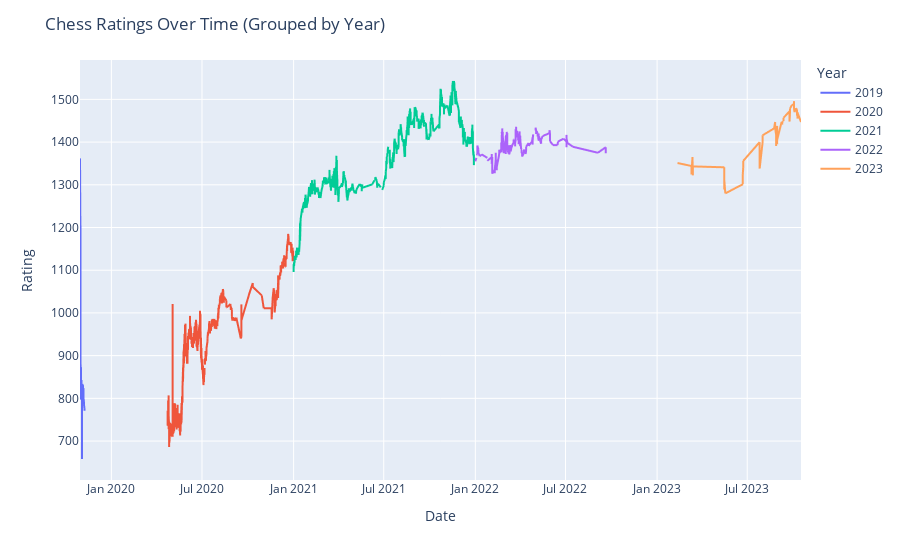

Notebook code cell kept with this figure:
### Code cell
ratings_df['Year'] = ratings_df['Date'].dt.year
years = ratings_df['Year'].unique()[:5]

# Create interactive line plots for each year
fig = px.line(ratings_df[ratings_df['Year'].isin(years)], x='Date', y='Rating', color='Year', labels={'Date': 'Date', 'Rating': 'Rating'})
fig.update_layout(title='Chess Ratings Over Time (Grouped by Year)', xaxis_title='Date', yaxis_title='Rating')

# Show the plot
fig.show()
plt.clf()

### Figure 1 — Plotly figure (JSON) as saved in the notebook; plotly's stock layout.template omitted (floating-point values rounded to 4 significant figures; data arrays with more than 128 entries replaced by an {"elided": "..."} marker saying what was removed)
{"data": [{"hovertemplate": "Year=2019<br>Date=%{x}<br>Rating=%{y}<extra></extra>", "legendgroup": "2019", "line": {"color": "#636efa", "dash": "solid"}, "marker": {"symbol": "circle"}, "mode": "lines", "name": "2019", "showlegend": true, "type": "scattergl", "x": ["2019-10-30T00:00:00", "2019-10-30T00:00:00", "2019-10-30T00:00:00", "2019-10-31T00:00:00", "2019-10-31T00:00:00", "2019-10-31T00:00:00", "2019-10-31T00:00:00", "2019-10-31T00:00:00", "2019-10-31T00:00:00", "2019-10-31T00:00:00", "2019-10-31T00:00:00", "2019-10-31T00:00:00", "2019-11-01T00:00:00", "2019-11-01T00:00:00", "2019-11-01T00:00:00", "2019-11-01T00:00:00", "2019-11-01T00:00:00", "2019-11-01T00:00:00", "2019-11-01T00:00:00", "2019-11-01T00:00:00", "2019-11-01T00:00:00", "2019-11-01T00:00:00", "2019-11-01T00:00:00", "2019-11-01T00:00:00", "2019-11-01T00:00:00", "2019-11-02T00:00:00", "2019-11-02T00:00:00", "2019-11-02T00:00:00", "2019-11-02T00:00:00", "2019-11-02T00:00:00", "2019-11-02T00:00:00", "2019-11-02T00:00:00", "2019-11-02T00:00:00", "2019-11-03T00:00:00", "2019-11-03T00:00:00", "2019-11-03T00:00:00", "2019-11-04T00:00:00", "2019-11-04T00:00:00", "2019-11-04T00:00:00", "2019-11-05T00:00:00", "2019-11-05T00:00:00", "2019-11-05T00:00:00", "2019-11-06T00:00:00", "2019-11-06T00:00:00", "2019-11-06T00:00:00", "2019-11-06T00:00:00", "2019-11-06T00:00:00", "2019-11-07T00:00:00", "2019-11-07T00:00:00", "2019-11-08T00:00:00", "2019-11-08T00:00:00"], "xaxis": "x", "y": [1151, 1238, 1362, 1147, 1041, 988, 948, 915, 1093, null, 1204, 889, 816, 814, 798, 811, 827, 827, 873, 854, 828, 812, 797, 818, 798, 822, 811, 823, 824, 829, 841, 843, 834, null, 658, 810, 823, 834, 826, 822, 831, 810, 824, 818, 816, 807, 800, 793, 785, 776, 771], "yaxis": "y"}, {"hovertemplate": "Year=2020<br>Date=%{x}<br>Rating=%{y}<extra></extra>", "legendgroup": "2020", "line": {"color": "#EF553B", "dash": "solid"}, "marker": {"symbol": "circle"}, "mode": "lines", "name": "2020", "showlegend": true, "type": "scattergl", "x": {"elided": "853 str values"}, "xaxis": "x", "y": {"elided": "853 int values"}, "yaxis": "y"}, {"hovertemplate": "Year=2021<br>Date=%{x}<br>Rating=%{y}<extra></extra>", "legendgroup": "2021", "line": {"color": "#00cc96", "dash": "solid"}, "marker": {"symbol": "circle"}, "mode": "lines", "name": "2021", "showlegend": true, "type": "scattergl", "x": {"elided": "831 str values"}, "xaxis": "x", "y": {"elided": "831 int values"}, "yaxis": "y"}, {"hovertemplate": "Year=2022<br>Date=%{x}<br>Rating=%{y}<extra></extra>", "legendgroup": "2022", "line": {"color": "#ab63fa", "dash": "solid"}, "marker": {"symbol": "circle"}, "mode": "lines", "name": "2022", "showlegend": true, "type": "scattergl", "x": {"elided": "275 str values"}, "xaxis": "x", "y": {"elided": "275 int values"}, "yaxis": "y"}, {"hovertemplate": "Year=2023<br>Date=%{x}<br>Rating=%{y}<extra></extra>", "legendgroup": "2023", "line": {"color": "#FFA15A", "dash": "solid"}, "marker": {"symbol": "circle"}, "mode": "lines", "name": "2023", "showlegend": true, "type": "scattergl", "x": ["2023-02-11T00:00:00", "2023-03-11T00:00:00", "2023-03-11T00:00:00", "2023-03-13T00:00:00", "2023-03-14T00:00:00", "2023-03-14T00:00:00", "2023-05-16T00:00:00", "2023-05-16T00:00:00", "2023-05-16T00:00:00", "2023-05-16T00:00:00", "2023-05-16T00:00:00", "2023-05-16T00:00:00", "2023-05-16T00:00:00", "2023-05-16T00:00:00", "2023-05-16T00:00:00", "2023-05-18T00:00:00", "2023-06-22T00:00:00", "2023-06-22T00:00:00", "2023-06-23T00:00:00", "2023-06-23T00:00:00", "2023-07-26T00:00:00", "2023-07-26T00:00:00", "2023-07-26T00:00:00", "2023-07-26T00:00:00", "2023-07-26T00:00:00", "2023-08-01T00:00:00", "2023-08-01T00:00:00", "2023-08-24T00:00:00", "2023-08-26T00:00:00", "2023-08-26T00:00:00", "2023-08-28T00:00:00", "2023-08-28T00:00:00", "2023-08-28T00:00:00", "2023-08-28T00:00:00", "2023-08-28T00:00:00", "2023-08-28T00:00:00", "2023-08-30T00:00:00", "2023-08-30T00:00:00", "2023-08-30T00:00:00", "2023-08-30T00:00:00", "2023-08-30T00:00:00", "2023-08-30T00:00:00", "2023-08-30T00:00:00", "2023-08-30T00:00:00", "2023-08-30T00:00:00", "2023-08-30T00:00:00", "2023-08-30T00:00:00", "2023-08-30T00:00:00", "2023-08-30T00:00:00", "2023-08-30T00:00:00", "2023-08-30T00:00:00", "2023-08-30T00:00:00", "2023-09-08T00:00:00", "2023-09-09T00:00:00", "2023-09-09T00:00:00", "2023-09-10T00:00:00", "2023-09-12T00:00:00", "2023-09-12T00:00:00", "2023-09-12T00:00:00", "2023-09-24T00:00:00", "2023-09-24T00:00:00", "2023-09-24T00:00:00", "2023-09-24T00:00:00", "2023-09-25T00:00:00", "2023-09-25T00:00:00", "2023-09-25T00:00:00", "2023-09-29T00:00:00", "2023-10-03T00:00:00", "2023-10-03T00:00:00", "2023-10-03T00:00:00", "2023-10-03T00:00:00", "2023-10-03T00:00:00", "2023-10-04T00:00:00", "2023-10-07T00:00:00", "2023-10-09T00:00:00", "2023-10-09T00:00:00", "2023-10-09T00:00:00", "2023-10-09T00:00:00", "2023-10-10T00:00:00", "2023-10-10T00:00:00", "2023-10-10T00:00:00", "2023-10-17T00:00:00"], "xaxis": "x", "y": [1351, 1344, 1324, 1365, 1322, 1343, 1341, 1316, 1289, 1310, 1291, 1304, 1326, 1294, 1310, 1280, 1301, 1323, 1341, 1356, 1400, 1387, 1371, 1354, 1338, 1401, 1416, 1432, 1447, 1433, 1417, 1405, 1391, 1405, 1394, 1406, 1418, 1406, 1413, 1404, 1395, 1438, 1422, 1413, 1405, 1414, 1430, 1396, 1405, 1423, 1414, 1405, 1447, null, 1441, 1449, 1449, 1457, 1457, 1472, 1464, 1456, 1448, 1471, 1479, 1479, 1487, 1488, 1496, 1479, 1487, 1478, 1470, 1479, 1477, 1470, 1462, 1471, 1462, 1455, 1469, 1447], "yaxis": "y"}], "layout": {"legend": {"title": {"text": "Year"}, "tracegroupgap": 0}, "margin": {"t": 60}, "title": {"text": "Chess Ratings Over Time (Grouped by Year)"}, "xaxis": {"anchor": "y", "domain": [0, 1], "title": {"text": "Date"}}, "yaxis": {"anchor": "x", "domain": [0, 1], "title": {"text": "Rating"}}}}
